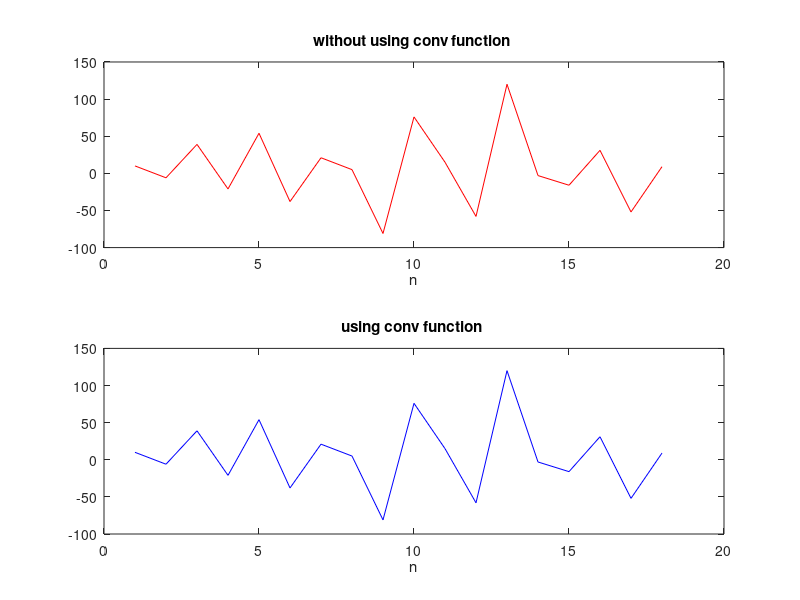

The MATLAB source for this figure:
x = [2 -2 7 -3 2 4 -6 1];
y = [5 2 4 -6 5 1 -8 0 7 2 9];
n=length(x);
m=length(y);
X=[x,zeros(1,n)]; 
H=[y,zeros(1,m)]; 
for i=1:n+m-1
    w(i)=0;
        for j=1:m
            if(i-j+1>0)
                w(i)=w(i)+X(j)*H(i-j+1);
            end
        end
end
u = conv(x,y);
subplot (2,1,1);
plot(w , 'Color','r')
title('without using conv function ')
xlabel('n')
subplot (2,1,2);
plot(u , 'Color','b')
title('using conv function ')
xlabel('n')